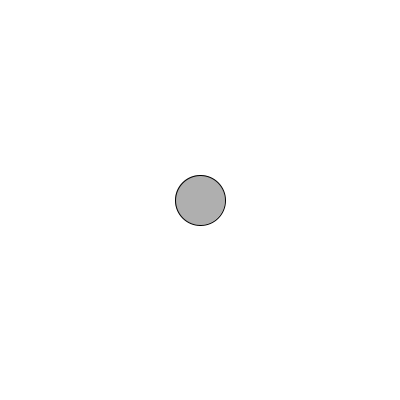
Frame 1 (no input)
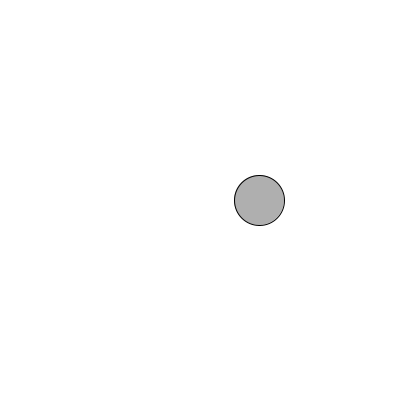
Frame 60 (the mouse pressed at the canvas centre just before this capture)
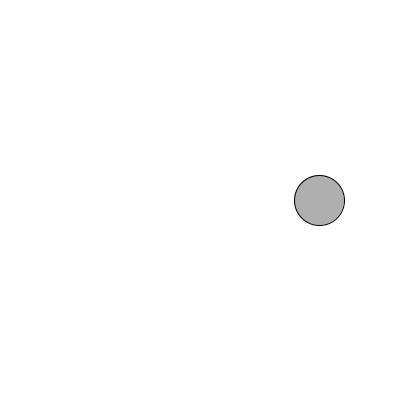
Frame 120 (the mouse held since frame 60 and released just before this capture)

The Processing sketch that drew these frames (run headless with seeded random() and noise(); from frame 60 on, the mouse is pressed at the canvas centre):

// Processing sketch: WandernderKreis
// ── WandernderKreis.pde
/*
Beispiel: ein Kreis wandert von links nach rechts
*/
int circleX = 200;
int circleY = 200;

void setup() {
  size(400, 400);
  smooth();
}

void draw() {
  background(255);
  stroke(0);
  fill(175);
  ellipse(circleX, circleY, 50, 50);
  circleX = circleX + 1;
}
